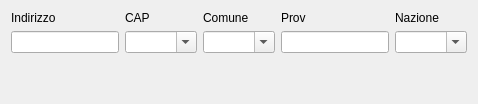
            <widget class="QWidget" name="tab_7">
             <attribute name="title">
              <string>Sede legale</string>
             </attribute>
             <layout class="QGridLayout" name="gridLayout_3">
              <item row="1" column="0">
               <widget class="QLineEdit" name="indirizzo_2">
                <property name="sizePolicy">
                 <sizepolicy hsizetype="Fixed" vsizetype="Fixed">
                  <horstretch>0</horstretch>
                  <verstretch>0</verstretch>
                 </sizepolicy>
                </property>
               </widget>
              </item>
              <item row="0" column="1">
               <widget class="QLabel" name="label_67">
                <property name="text">
                 <string>CAP</string>
                </property>
               </widget>
              </item>
              <item row="0" column="3">
               <widget class="QLabel" name="label_68">
                <property name="text">
                 <string>Prov</string>
                </property>
               </widget>
              </item>
              <item row="0" column="4">
               <widget class="QLabel" name="label_66">
                <property name="text">
                 <string>Nazione</string>
                </property>
               </widget>
              </item>
              <item row="1" column="1">
               <widget class="QComboBox" name="cap_2">
                <property name="editable">
                 <bool>true</bool>
                </property>
               </widget>
              </item>
              <item row="0" column="2">
               <widget class="QLabel" name="label_65">
                <property name="text">
                 <string>Comune</string>
                </property>
               </widget>
              </item>
              <item row="0" column="0">
               <widget class="QLabel" name="label_69">
                <property name="text">
                 <string>Indirizzo</string>
                </property>
               </widget>
              </item>
              <item row="1" column="2">
               <widget class="QComboBox" name="comune_2">
                <property name="editable">
                 <bool>true</bool>
                </property>
               </widget>
              </item>
              <item row="1" column="3">
               <widget class="QLineEdit" name="provincia_2">
                <property name="sizePolicy">
                 <sizepolicy hsizetype="Preferred" vsizetype="Preferred">
                  <horstretch>0</horstretch>
                  <verstretch>0</verstretch>
                 </sizepolicy>
                </property>
               </widget>
              </item>
              <item row="1" column="4">
               <widget class="QComboBox" name="naz_2">
                <property name="editable">
                 <bool>true</bool>
                </property>
               </widget>
              </item>
              <item row="2" column="2">
               <spacer name="verticalSpacer_4">
                <property name="orientation">
                 <enum>Qt::Vertical</enum>
                </property>
                <property name="sizeHint" stdset="0">
                 <size>
                  <width>20</width>
                  <height>40</height>
                 </size>
                </property>
               </spacer>
              </item>
             </layout>
            </widget>
